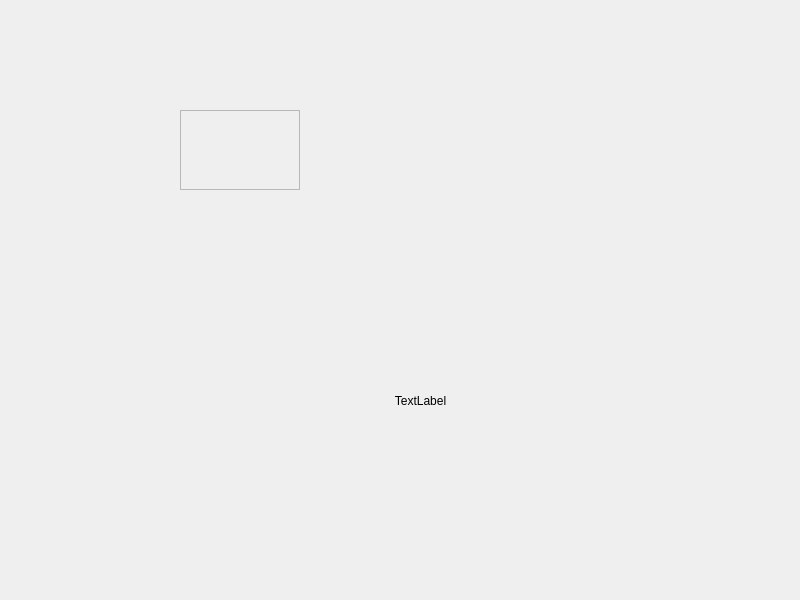
<?xml version="1.0" encoding="UTF-8"?>
<ui version="4.0">
 <class>MyWidget</class>
 <widget class="QWidget" name="MyWidget">
  <property name="geometry">
   <rect>
    <x>0</x>
    <y>0</y>
    <width>800</width>
    <height>600</height>
   </rect>
  </property>
  <property name="windowTitle">
   <string>MyWidget</string>
  </property>
  <widget class="QFrame" name="frame">
   <property name="geometry">
    <rect>
     <x>180</x>
     <y>110</y>
     <width>120</width>
     <height>80</height>
    </rect>
   </property>
   <property name="frameShape">
    <enum>QFrame::StyledPanel</enum>
   </property>
   <property name="frameShadow">
    <enum>QFrame::Raised</enum>
   </property>
  </widget>
  <widget class="QLabel" name="label">
   <property name="geometry">
    <rect>
     <x>300</x>
     <y>330</y>
     <width>241</width>
     <height>141</height>
    </rect>
   </property>
   <property name="text">
    <string>TextLabel</string>
   </property>
   <property name="alignment">
    <set>Qt::AlignCenter</set>
   </property>
  </widget>
 </widget>
 <resources/>
 <connections/>
</ui>
